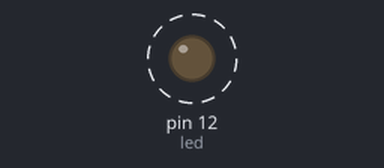
Bench run of a sketch on a simulated Arduino Uno, built with avr-gcc and run on an emulated ATmega328P. Parts: output pins drawn as LEDs (lit = HIGH). Dashed ring = blinking.

Above: at 0.5 s.
Timing chart, 0 to 4.6 s (numbered marks = the images above):
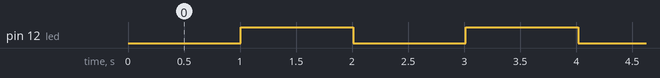

The sketch:

Blink_ITTimer1.ino
```cpp
#define TCNT1_TIMER1 61610U // Période entre 2 IT Timer1 sur Overflow registre de comptage (environ 0.25s)
int t_led = 4;
volatile int tTimeOut = t_led;
const int led = 12;

ISR(TIMER1_OVF_vect){
 TIMSK1 &= B11111110; // Bloquer les IT Timer 1

  tTimeOut --;

  TIFR1 |= B00000001; // Réarmer à 1 le flag TOV1 de l'IT Timer 1
  TCNT1 = TCNT1_TIMER1; // Recharger le registre de comptage du Timer 1
  TIMSK1 |= B0000001; // Autoriser les IT Timer 1
  SREG |= B10000000; // Autoriser toutes les IT/
}

void setup() {
  // put your setup code here, to run once:
    Serial.begin (115200);
    pinMode(led,OUTPUT);

    // Initialisation des registres du Timer1
    //  - Définition d'une base de temps de 0.25s
    //  - Utilisation Timer1 avec IT sur débordement du registre de comptage
    noInterrupts(); // Bloquer toutes les interruptions
    TCCR1A = B00000000; // TCCR1A = Ox00 Mode normal
    TCCR1B = B00000000; // Mode normal, Timer 1 arrété
    TCCR1C = 0B00000000;
    TIFR1 |= B00000001; // Pour que les IT Timer 1 puissent être prises en compte; Mise à 1 du bit TOV1
    TIMSK1 |= B00000001; // Pour autoriser les IT sur débordement Timer 1; Mise à 1 du bit TOEI1
    TCNT1 = TCNT1_TIMER1; // Charger le contenu du registre de comptage du Timer 1
    interrupts (); // Autoriser toutes les interruptions
    TCCR1B |= B00000101; // Pour définir valeur de prescaler Timer 1 à 1024 et démarrer le compteur

}

void loop() {
  if(tTimeOut <= 0){
    if(digitalRead(led) == LOW){
      digitalWrite(led,HIGH);
    }else{
       digitalWrite(led,LOW);
    }
    //lecture date heure et affichage
    // remise à 1 de tTimeOut
    tTimeOut = t_led;
  }
}
```

Measured:
- by itself, pin 12 (led): alternates HIGH for 1.0 s and LOW for 1.0 s
